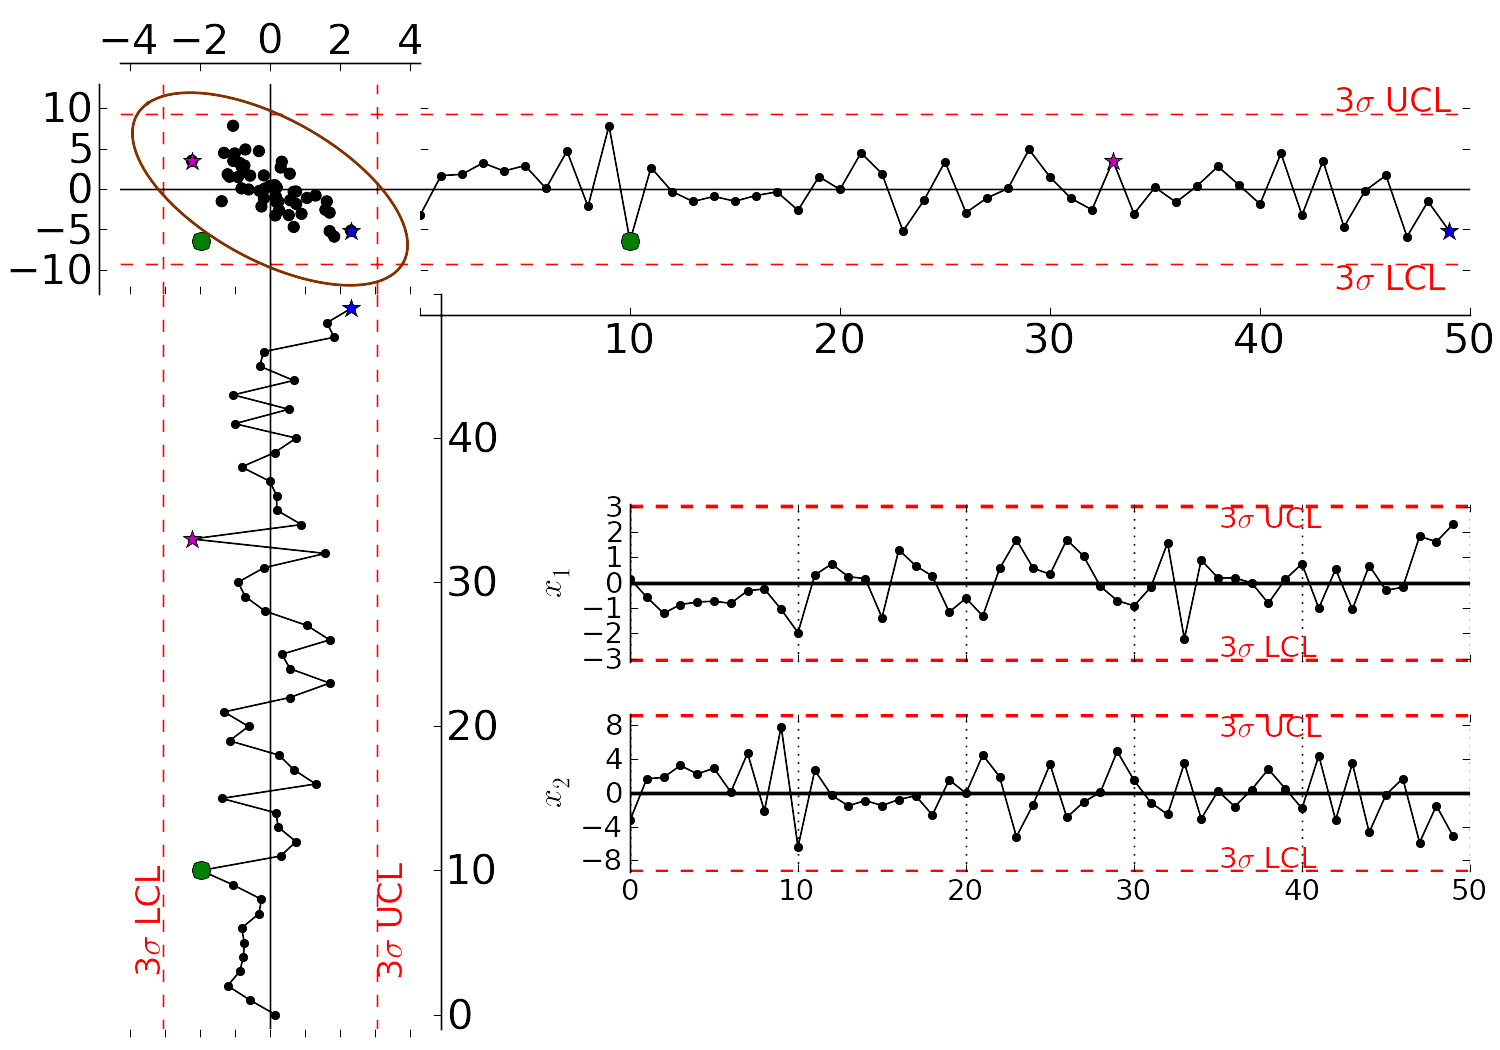

The script that saved this image:
import numpy as np
import matplotlib as mpl
import scipy.stats
from matplotlib.figure import Figure

# TODO : 
# make an "x_1" as the tick label on the horiz axis
# make an "x_2" as the tick label on the vert axis

def get_ellipse_coordinates(s_h, s_v, T2_limit_alpha, n_points=100):
    """ 
    We want the (t_horiz, t_vert) cooridinate pairs that form the T2 ellipse.

    Inputs: s_h (std deviation of the score on the horizontal axis)
            s_v (std deviation of the score on the vertical axis)
            T2_limit_alpha: the T2_limit at the alpha confidence value

    Equation of ellipse in canonical form (http://en.wikipedia.org/wiki/Ellipse)

     (t_horiz/s_h)^2 + (t_vert/s_v)^2  =  T2_limit_alpha

     s_horiz = stddev(T_horiz)
     s_vert  = stddev(T_vert)
     T2_limit_alpha = T2 confidence limit at a given alpha value (e.g. 99%)

    Equation of ellipse, parametric form (http://en.wikipedia.org/wiki/Ellipse)

    t_horiz = sqrt(T2_limit_alpha)*s_h*cos(t) 
    t_vert  = sqrt(T2_limit_alpha)*s_v*sin(t) 

    where t ranges between 0 and 2*pi

    Our function below returns `n-points` equi-spaced points on the ellipses
    """
    h_const = np.sqrt(T2_limit_alpha) * s_h
    v_const = np.sqrt(T2_limit_alpha) * s_v
    dt = 2*np.pi/(n_points-1)
    steps = np.arange(0, n_points)
    out = np.zeros((n_points, 2))
    out[:, 0] = np.cos(steps*dt)*h_const
    out[:, 1] = np.sin(steps*dt)*v_const
    return out

np.random.seed(16)
N = 50
K = 2
sigma = int(3)
alpha = scipy.stats.norm.cdf(sigma) #0.99

# Note: you must set alpha to match sigma;  e.g. (alpha=0.95, sigma=2)

scaling_x1 = -2.4
multiplier_x2 = 2.0 
names = ['x1', 'x2']
factor = 1.09  # by which to expand the axis limits ("tightness")
A = K

# This was how we generated the data ...
X = np.random.standard_normal((N, K))
X[:, [1]] = scaling_x1*X[:, [0]] + multiplier_x2*X[:, [1]]

# Create an SPE outlier in position 10
X[10, 0] = -2.0 + np.random.standard_normal(1)*0.01
X[10, 1] = scaling_x1*X[10, 0] + multiplier_x2*X[10, [1]] - 12

#np.savetxt('raw-data-example.txt', X)
#X = np.loadtxt('raw-data-example.txt')

X = X - X.mean(axis=0)           # force X to be centered for this example

# Get the Hotelling's T2 limits
meanX = X.mean(axis=0)
scaleX = np.sqrt(X.var(axis=0, ddof=1))
X_PCA = X - meanX
X_PCA = X_PCA / scaleX
N = X_PCA.shape[0]
u, s, v = np.linalg.svd(np.dot(X_PCA.T, X_PCA))
s = np.sqrt(s/N)
P = v.T
T = np.dot(X_PCA, P)
T2 = np.zeros(N)

for a in range(A):
    T2 += np.power(T[:, a] / s[a], 2)

T2lim = {}
T2lim[alpha] = A*(N-1)*(N+1)/(N*(N-1)) * scipy.stats.f.ppf(alpha, A, N-A)
ellipse = get_ellipse_coordinates(s[0], s[1], T2lim[alpha])

# Now, untransform these limits back to the X-space (real-world coordinates)
# X = TP', X(realworld) = (X * scaleX) + meanX
ellipse = np.dot(ellipse, P) * scaleX + meanX

# Quick check to see if the ellipse is reasonable
if False:
    fig = Figure()
    ax = fig.add_subplot(1, 1, 1)
    ax.plot(ellipse[:,0], ellipse[:,1])
    ax.scatter(X[:,0], X[:, 1])
    ax.grid(True)
    #import matplotlib.pyplot as plt
    #plt.show()
    #plt.close()

# X is normally distributed around zero.  StdDev of x_1 and x_2 should
# theoretically be 1 and scaling_x1+multiplier_x2, respectively, but we will 
# use the sample standard deviation to calculate our limits instead.
limit_hi = X.mean(axis=0) + sigma*X.std(axis=0, ddof=1)
limit_lo = X.mean(axis=0) - sigma*X.std(axis=0, ddof=1)



# Covariance matrix, M is formed from the mean-corrected raw data
M = np.dot(X.T, X) / (N-1)

h_ax = [0, 0]
# Plots the single time-series strip charts for each x variable
if True:
    fig = Figure(figsize=(15, 10))
    
    # Plot the individual time-series plots
    h_ax = [None, None]
    h_ax[0] = fig.add_subplot(2, 1, 1)
    h_ax[1] = fig.add_subplot(2, 1, 2)
    ax = h_ax[0]
    for loc, spine in ax.spines.iteritems():
        if loc in ['top', 'bottom', 'right']:
            spine.set_color('none') # don't draw spine
    ax.xaxis.set_major_formatter(mpl.ticker.NullFormatter())
    shift = 0.0
    h_x1 = ax.plot(np.arange(N)+shift, X[:, 0], 'k-o', ms=8, linewidth=2)
    ax.set_ylabel('$x_1$', fontsize=26)
    
    ax.plot([0, N], [limit_hi[0], limit_hi[0]], 'r--', linewidth=2)
    ax.plot([0, N], [limit_lo[0], limit_lo[0]], 'r--', linewidth=2)
    delta = (limit_hi[0]-limit_lo[0])*0.01
    ax.axis([0, N, limit_lo[0]-delta, limit_hi[0]+delta])

    ax = h_ax[1]
    for loc, spine in ax.spines.iteritems():
        if loc in ['top', 'bottom', 'right']:
            spine.set_color('none') # don't draw spine
    h_x2 = ax.plot(np.arange(N)+shift, X[:, 1], 'k-o', ms=8, linewidth=2)
    ax.set_ylabel('$x_2$', fontsize=26)    
    ax.plot([0, N], [limit_hi[1], limit_hi[1]], 'r--', linewidth=2)
    ax.plot([0, N], [limit_lo[1], limit_lo[1]], 'r--', linewidth=2)
    ax.axis([0, N, limit_lo[1]-delta, limit_hi[1]+delta])
    ax.yaxis.set_major_locator(mpl.ticker.MaxNLocator(nbins=7))

    for idx, ax in enumerate(h_ax):
        ax.grid(linewidth=1)
        ax.axhline(linewidth=2, color='k')
        ax.patch.set_facecolor('None')

        ax.xaxis.grid(True, which="minor")
        ax.yaxis.grid(False)
    
        for label in ax.get_xticklabels():
            label.set_fontsize(14)
            label.set_fontweight('medium')
        
        for label in ax.get_yticklabels():
            label.set_fontsize(14)
            label.set_fontweight('medium')
            
        # Annotate with some labels
        note = str(sigma) + '$\sigma$ ' 
        ax.annotate(s=note+'UCL', xy=(N*0.7, limit_hi[idx]), color='r', 
                    fontsize=14, fontweight='medium', va='top')
        ax.annotate(s=note+'LCL', xy=(N*0.7, limit_lo[idx]), color='r', 
                    fontsize=14, fontweight='medium', va='bottom')

    # h_ax[0] = fig.add_subplot(2, 1, 1)
    # ax = h_ax[0]
    # h_x1 = ax.plot(X[:, 0], 'k-o', ms=4)
    # ax.set_ylabel('x1', fontsize=16)
    # ax.plot([0, N], [limit_hi[0], limit_hi[0]], 'r--', linewidth=2)
    # ax.plot([0, N], [limit_lo[0], limit_lo[0]], 'r--', linewidth=2)
    # delta = (limit_hi[0]-limit_lo[0])*0.01
    # ax.axis([ 0, N, limit_lo[0]-delta, limit_hi[0]+delta])
    # 
    # h_ax[1] = fig.add_subplot(2, 1, 2)
    # ax = h_ax[1]
    # h_x2 = ax.plot(X[:, 1], 'k-o', ms=4)
    # ax.set_ylabel('x2', fontsize=16)
    # ax.plot([0, N], [limit_hi[1], limit_hi[1]], 'r--', linewidth=2)
    # ax.plot([0, N], [limit_lo[1], limit_lo[1]], 'r--', linewidth=2)
    # ax.axis([ 0, N, limit_lo[1]-delta, limit_hi[1]+delta])
    # ax.yaxis.set_major_locator(mpl.ticker.MaxNLocator(nbins=7))
    # 
    # for idx, ax in enumerate(h_ax):
    #     ax.grid(linewidth=2)
    #     ax.axhline(linewidth=2, color='k')
    #     ax.patch.set_facecolor('None')
    # 
    #     ax.xaxis.grid(True, which="minor")
    #     ax.yaxis.grid(False)
    # 
    #     for label in ax.get_xticklabels():
    #         label.set_fontsize(16)
    #         label.set_fontweight('medium')
    #     
    #     for label in ax.get_yticklabels():
    #         label.set_fontsize(16)
    #         label.set_fontweight('medium')
    #         
    #     # Annotate with some labels
    #     note = str(sigma) + '$\sigma$ ' 
    #     ax.annotate(s=note+'UCL', xy=(N*0.87, limit_hi[idx]), color='r', 
    #                 fontsize=16, fontweight='medium', va='top')
    #     ax.annotate(s=note+'LCL', xy=(N*0.87, limit_lo[idx]), color='r', 
    #                 fontsize=16, fontweight='medium', va='bottom')
                    
    from matplotlib.backends.backend_agg import FigureCanvasAgg
    canvas = FigureCanvasAgg(fig)                
    fig.savefig('two-axis-monitoring-separate-plots.png', dpi=150, facecolor='w', edgecolor='w', orientation='portrait', papertype=None, format=None, transparent=True)

# -------------------------------------------------
# Now create the joint scatterplot and two other plots

if True:
    colour_order = ['g', 'b', 'm', 'y', 'c',  'r',]
    
    all_data = np.append(X, ellipse, axis=0)
    x_lim_outer = np.max(np.abs(all_data), axis=0)*factor
    fig = Figure(figsize=(10, 7))

    # Definitions for the axis placement
    offset_left = 0.08
    offset = 0.02
    width  = 0.2
    length = 1 - offset - offset_left - width
    micro  = 0.000

    #               Left,        bottom,              width, height
    rect_vert    = [offset_left, offset+length-micro, width, -length]
    rect_scatter = [offset_left, offset+length, width, width ]
    rect_horiz   = [offset_left+width+micro, offset+length, length, width]
    rect_x1      = [offset_left+width+micro+length*0.2, offset+length-width*1.75, length*0.8, width*0.75]
    rect_x2      = [offset_left+width+micro+length*0.2, offset+length-width*2.75, length*0.8, width*0.75]

    h_ax_scatter = fig.add_axes(rect_scatter)    
    h_ax_vert    = fig.add_axes(rect_vert)
    h_ax_horiz   = fig.add_axes(rect_horiz)
    h_ax = []
    h_ax.append(fig.add_axes(rect_x1))
    h_ax.append(fig.add_axes(rect_x2))
    
    
    # Plot the individual time-series plots
    ax = h_ax[0]
    for loc, spine in ax.spines.iteritems():
        if loc in ['top', 'bottom', 'right']:
            spine.set_color('none') # don't draw spine
    ax.xaxis.set_major_formatter(mpl.ticker.NullFormatter())
    shift = 0.0
    h_x1 = ax.plot(np.arange(N)+shift, X[:, 0], 'k-o', ms=4)
    ax.set_ylabel('$x_1$', fontsize=16)
    
    ax.plot([0, N], [limit_hi[0], limit_hi[0]], 'r--', linewidth=2)
    ax.plot([0, N], [limit_lo[0], limit_lo[0]], 'r--', linewidth=2)
    delta = (limit_hi[0]-limit_lo[0])*0.01
    ax.axis([0, N, limit_lo[0]-delta, limit_hi[0]+delta])

    ax = h_ax[1]
    for loc, spine in ax.spines.iteritems():
        if loc in ['top', 'bottom', 'right']:
            spine.set_color('none') # don't draw spine
    h_x2 = ax.plot(np.arange(N)+shift, X[:, 1], 'k-o', ms=4)
    ax.set_ylabel('$x_2$', fontsize=16)    
    ax.plot([0, N], [limit_hi[1], limit_hi[1]], 'r--', linewidth=2)
    ax.plot([0, N], [limit_lo[1], limit_lo[1]], 'r--', linewidth=2)
    ax.axis([0, N, limit_lo[1]-delta, limit_hi[1]+delta])
    ax.yaxis.set_major_locator(mpl.ticker.MaxNLocator(nbins=7))

    for idx, ax in enumerate(h_ax):
        ax.grid(linewidth=1)
        ax.axhline(linewidth=2, color='k')
        ax.patch.set_facecolor('None')

        ax.xaxis.grid(True, which="minor")
        ax.yaxis.grid(False)
    
        for label in ax.get_xticklabels():
            label.set_fontsize(14)
            label.set_fontweight('medium')
        
        for label in ax.get_yticklabels():
            label.set_fontsize(14)
            label.set_fontweight('medium')
            
        # Annotate with some labels
        note = str(sigma) + '$\sigma$ ' 
        ax.annotate(s=note+'UCL', xy=(N*0.7, limit_hi[idx]), color='r', 
                    fontsize=14, fontweight='medium', va='top')
        ax.annotate(s=note+'LCL', xy=(N*0.7, limit_lo[idx]), color='r', 
                    fontsize=14, fontweight='medium', va='bottom')
    
    
    
    # DONE WITH THIS: Plot the individual time-series plots 
    # NOW, plot the joint plots
    

    # No labels on these axes
    h_ax_scatter.xaxis.set_major_formatter(mpl.ticker.NullFormatter())
    h_ax_scatter.yaxis.set_major_formatter(mpl.ticker.NullFormatter())
    h_ax_vert.xaxis.set_major_formatter(mpl.ticker.NullFormatter())
    h_ax_horiz.yaxis.set_major_formatter(mpl.ticker.NullFormatter())

    # Explode the axes on the joint scatter plot and turn off ticks where there 
    # is no spine
    for loc, spine in h_ax_scatter.spines.iteritems():
        if loc in ['left','top']:
            spine.set_position(('outward',10)) # outward by 10 points
        elif loc in ['right', 'bottom']:
            spine.set_color('none') # don't draw spine
    h_ax_scatter.xaxis.set_ticks_position('top')
    h_ax_scatter.yaxis.set_ticks_position('left')

    # Explode the axes on the horizontal plot and turn off ticks 
    for loc, spine in h_ax_horiz.spines.iteritems():
        if loc in ['bottom']:
            spine.set_position(('outward',10)) # outward by 10 points
        elif loc in ['top', 'left', 'right']:
            spine.set_color('none') # don't draw spine
    h_ax_horiz.xaxis.set_ticks_position('bottom')

    # Explode the axes on the vertical plot and turn off ticks 
    for loc, spine in h_ax_vert.spines.iteritems():
        if loc in ['right']:
            spine.set_position(('outward',10)) # outward by 10 points
        elif loc in ['top', 'left', 'bottom']:
            spine.set_color('none') # don't draw spine
    h_ax_vert.yaxis.set_ticks_position('right')

    shift = 0.0
    # Plot the scatter and time-series plots: x_1 or horiz, x_2 on vert
    h_ax_scatter.scatter(X[:, 0], X[:, 1], marker='o', color='k')
    h_ax_horiz.plot(np.arange(N)+shift, X[:, 1], 'k-o', ms=4)
    h_ax_vert.plot(X[:, 0], np.arange(N), 'k-o', ms=4)
    
    # Special colours and symbols for "outliers".  Also find Hotelling's T2 
    # outliers outside the ellipse
    outliers = np.any((X < limit_lo) + (X > limit_hi), axis=1) + (T2 > T2lim[alpha])
    item = 0                
    for idx, an_outlier in enumerate(outliers):
        if an_outlier:
            m = colour_order[np.mod(item, len(colour_order))]  # Recycle colours
            h_ax_scatter.plot(X[idx, 0], X[idx, 1], m+'o', markersize=9)
            h_ax_horiz.plot(idx+shift, X[idx, 1], m+'o', ms=9)
            h_ax_vert.plot(X[idx, 0], idx, m+'o', ms=9)    
            item += 1
            
    # Add a "normal point", given by idx
    idx = N-1
    m = colour_order[np.mod(item, len(colour_order))]  # Recycle colours
    h_ax_scatter.plot(X[idx, 0], X[idx, 1], m+'*', markersize=9)
    h_ax_horiz.plot(idx+shift, X[idx, 1], m+'*', ms=9)
    h_ax_vert.plot(X[idx, 0], idx, m+'*', ms=9)    
    item += 1
    
    # Add a "normal point", given by idx
    idx = 33
    m = colour_order[np.mod(item, len(colour_order))]  # Recycle colours
    h_ax_scatter.plot(X[idx, 0], X[idx, 1], m+'*', markersize=9)
    h_ax_horiz.plot(idx+shift, X[idx, 1], m+'*', ms=9)
    h_ax_vert.plot(X[idx, 0], idx, m+'*', ms=9)    
    item += 1

    # Now draw the UCL and LCL's for x_1 
    h_ax_scatter.axhline(y=limit_hi[1], linewidth=1, color='r', ls='--')
    h_ax_scatter.axhline(y=limit_lo[1], linewidth=1, color='r', ls='--')
    h_ax_horiz.axhline(y=limit_hi[1], linewidth=1, color='r', ls='--')
    h_ax_horiz.axhline(y=limit_lo[1], linewidth=1, color='r', ls='--')

    # Now draw the UCL and LCL's for x_2
    h_ax_scatter.axvline(x=limit_hi[0], linewidth=1, color='r', ls='--')
    h_ax_scatter.axvline(x=limit_lo[0], linewidth=1, color='r', ls='--')
    h_ax_vert.axvline(x=limit_hi[0], linewidth=1, color='r', ls='--')
    h_ax_vert.axvline(x=limit_lo[0], linewidth=1, color='r', ls='--')
    
    # Add a horizontal line:
    h_ax_scatter.axvline(x=0, linewidth=1, color='k', ls='-')
    h_ax_scatter.axhline(y=0, linewidth=1, color='k', ls='-')
    h_ax_horiz.axhline(y=0, linewidth=1, color='k', ls='-')
    h_ax_vert.axvline(x=0, linewidth=1, color='k', ls='-')
    
    h_ax_scatter.set_xticks([-4, -2, 0, +2, +4])
    for label in h_ax_scatter.get_xticklabels() + h_ax_scatter.get_yticklabels() + h_ax_vert.get_yticklabels() + h_ax_horiz.get_xticklabels():
          label.set_fontsize(20)
    
    # Then add the Hotelling's ellipse
    h_ax_scatter.plot(ellipse[:,0], ellipse[:,1], '#803300', linewidth=1.5)
    
    # Annotate with some labels
    note = str(sigma) + '$\sigma$ ' 
    h_ax_horiz.annotate(s=note+'UCL', xy=(N*0.87, limit_hi[1]), color='r', 
                        fontsize=16, fontweight='medium', va='bottom')
    h_ax_horiz.annotate(s=note+'LCL', xy=(N*0.87, limit_lo[1]), color='r', 
                        fontsize=16, fontweight='medium', va='top')
                        
    
    h_ax_vert.annotate(s=note+'UCL', xy=(limit_hi[0], N*0.13), color='r', 
                           fontsize=16, fontweight='medium', va='center', ha='left', rotation=90)
    h_ax_vert.annotate(s=note+'LCL', xy=(limit_lo[0], N*0.13), color='r', 
                           fontsize=16, fontweight='medium', va='center', ha='right',  rotation=90)
                           
    
    # Constrain the limits of all plots to the same values 
    h_ax_scatter.axis([-x_lim_outer[0], x_lim_outer[0], 
                       -x_lim_outer[1], x_lim_outer[1]])
    h_ax_horiz.axis([0, N, -x_lim_outer[1], x_lim_outer[1]])
    h_ax_vert.axis([-x_lim_outer[0], x_lim_outer[0], N, -1])
    
    # And adjust the tick labels for the horizontal axis (a shorter way ??)
    segments = 5
    delta = np.floor(N/segments)
    values = np.arange(0,segments+1)*delta 
    h_ax_horiz.xaxis.set_ticks(values)
    tick_items = []
    for entry in values:
        tick_items.append(str(int(entry)))
    tick_items[0] = ''
    h_ax_horiz.xaxis.set_ticklabels(tick_items)
    
    # And vertical axis (is there a shorter way to do this?)
    values = np.arange(-1,segments+1)*delta 
    h_ax_vert.yaxis.set_ticks(values)
    tick_items = []
    for entry in values:
        tick_items.append(str(int(entry)))
    tick_items[0] = ''
    tick_items[-1] = ''
    h_ax_vert.yaxis.set_ticklabels(tick_items)
        

    from matplotlib.backends.backend_agg import FigureCanvasAgg
    canvas = FigureCanvasAgg(fig)
    fig.savefig('two-axis-monitoring-plot.png', dpi=150, facecolor='w', edgecolor='w', orientation='portrait', papertype=None, format=None,  transparent=True)
    